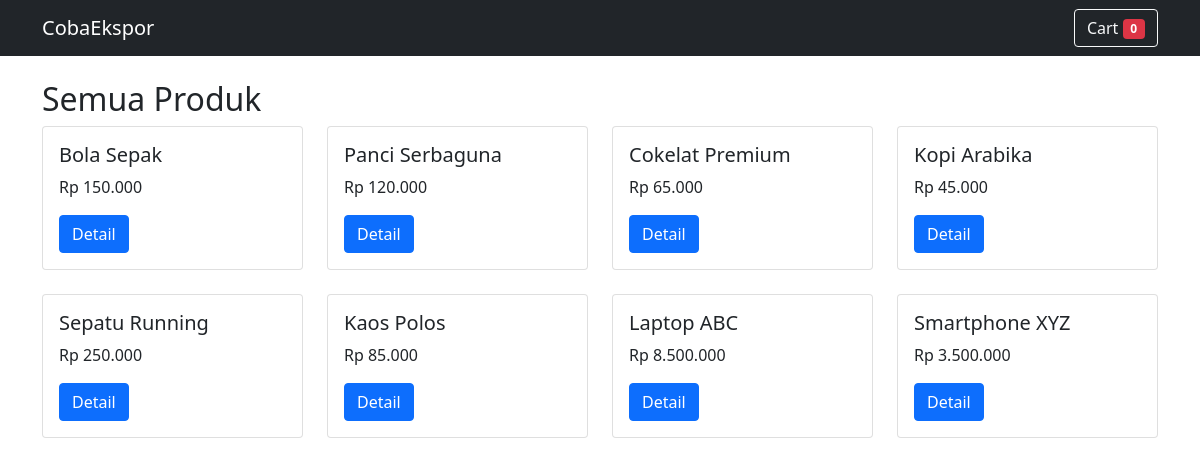
The page /products?category=1 on the database its author committed.
### tables this page shows
CREATE TABLE `products` (
  `id` int(11) NOT NULL,
  `category_id` int(11) DEFAULT NULL,
  `name` varchar(200) NOT NULL,
  `description` text DEFAULT NULL,
  `price` decimal(15,2) NOT NULL,
  `stock` int(11) DEFAULT 0,
  `image` varchar(255) DEFAULT 'default-product.jpg',
  `created_at` timestamp NOT NULL DEFAULT current_timestamp(),
  `updated_at` timestamp NOT NULL DEFAULT current_timestamp() ON UPDATE current_timestamp()
);

### app/Core/Router.php (called while the page is built, shortened)
<?php
class Router
{
    private $routes = [];
    private $params = [];
    public function add($method, $route, $handler)
    {
        $route = preg_replace('/\//', '\\/', $route);
        $route = preg_replace('/\{([a-z]+)\}/', '(?P<\1>[a-zA-Z0-9-]+)', $route);
        $route = '/^' . $route . '$/i';
        $this->routes[] = [
            'method' => strtoupper($method),
            'pattern' => $route,
            'handler' => $handler
        ];
    }
    public function dispatch($method, $uri)
    {
        $method = strtoupper($method);
        foreach ($this->routes as $route) {
            if ($route['method'] !== $method && $route['method'] !== 'ANY') {
                continue;
            }
            if (preg_match($route['pattern'], $uri, $matches)) {
                return $this->callHandler($route['handler']);
            }
        }
        exit;
    }
    private function callHandler($handler)
    {
        list($controllerName, $methodName) = explode('@', $handler);
        $controller = new $controllerClass();
        return call_user_func_array([$controller, $methodName], array_values($this->params));
    }
}

### public/index.php (called while the page is built, shortened)
<?php
require_once __DIR__ . '/../app/Core/Database.php';
require_once __DIR__ . '/../app/Core/Router.php';
require_once __DIR__ . '/../app/Core/Model.php';
require_once __DIR__ . '/../app/models/ProductModel.php';
require_once __DIR__ . '/../app/controllers/ProductController.php';
$request_uri = $_SERVER['REQUEST_URI'];
$request_uri = strtok($request_uri, '?');
$request_uri = '/' . ltrim($request_uri, '/');
$router = new App\Core\Router();
$router->add('GET', '/', 'HomeController@index');
$router->add('GET', '/register', 'AuthController@registerForm');
$router->add('POST', '/register', 'AuthController@register');
$router->add('GET', '/login', 'AuthController@loginForm');
$router->add('POST', '/login', 'AuthController@login');
$router->add('GET', '/logout', 'AuthController@logout');
$router->add('GET', '/forgot-password', 'AuthController@forgotPasswordForm');
$router->add('POST', '/forgot-password', 'AuthController@forgotPassword');
$router->add('GET', '/admin', 'AdminController@dashboard');
$router->add('GET', '/admin/products', 'AdminController@products');
$router->add('POST', '/admin/products/add', 'AdminController@addProduct');
$router->add('GET', '/admin/products/edit/{id}', 'AdminController@editProduct');
$router->add('POST', '/admin/products/edit/{id}', 'AdminController@editProduct');
$router->add('GET', '/admin/products/delete/{id}', 'AdminController@deleteProduct');
$router->add('GET', '/admin/users', 'AdminController@users');
$router->add('GET', '/admin/users/delete/{id}', 'AdminController@deleteUser');
$router->add('GET', '/admin/orders', 'AdminController@orders');
$router->add('POST', '/admin/orders/status/{id}', 'AdminController@updateOrderStatus');
$router->add('GET', '/products', 'ProductController@index');
$router->add('GET', '/product/{id}', 'ProductController@show');
$router->add('GET', '/cart', 'CartController@index');
$router->add('POST', '/cart/add', 'CartController@add');
$router->add('POST', '/cart/update', 'CartController@update');
$router->add('GET', '/cart/remove/{id}', 'CartController@remove');
$router->add('GET', '/checkout', 'CartController@checkout');
$router->add('POST', '/order/place', 'CartController@placeOrder');
$router->add('GET', '/orders', 'OrderController@history');
$router->add('GET', '/order/{id}', 'OrderController@detail');
$router->dispatch($_SERVER['REQUEST_METHOD'], $request_uri);

### app/Core/Model.php (called while the page is built, shortened)
<?php
class Model
{
    public function __construct()
    {
        $this->db = Database::getInstance();
    }
}

### app/config/database.php (called while the page is built)
<?php
return [
    'default' => 'mysql',
    'connections' => [
        'mysql' => [
            'host' => '127.0.0.1',
            'database' => getenv('DB_NAME') ?: 'cobaekspor',
            'username' => getenv('DB_USER') ?: 'root',
            'password' => getenv('DB_PASS') ?: '',
            'charset' => 'utf8mb4',
            'collation' => 'utf8mb4_unicode_ci',
            'prefix' => '',
            'socket' => '/opt/lampp/var/mysql/mysql.sock',
            'port' => 3306,
        ]
    ]
];

### app/Core/Database.php (called while the page is built, shortened)
<?php
class Database
{
    private static $instance = null;
    private function __construct()
    {
        $config = require __DIR__ . '/../config/database.php';
        $db = $config['connections'][$config['default']];
        try {
            if (isset($db['socket']) && !empty($db['socket'])) {
                $dsn = "mysql:unix_socket={$db['socket']};dbname={$db['database']};charset={$db['charset']}";
            } else {
                $dsn = "mysql:host={$db['host']};port={$db['port']};dbname={$db['database']};charset={$db['charset']}";
            }
            $this->connection = new PDO($dsn, $db['username'], $db['password']);
        } catch (PDOException $e) {
            die("Koneksi database gagal: " . $e->getMessage());
        }
    }
    public static function getInstance()
    {
        if (self::$instance === null) {
            self::$instance = new self();
        }
        return self::$instance->connection;
    }
}

### app/models/ProductModel.php (called while the page is built, shortened)
<?php
class ProductModel extends Model
{
    protected $table = 'products';
    public function getAllWithCategory()
    {
        $sql = "SELECT p.*, c.name as category_name
                FROM {$this->table} p
                LEFT JOIN categories c ON p.category_id = c.id
                ORDER BY p.id DESC";
        $stmt = $this->db->query($sql);
        return $stmt->fetchAll(\PDO::FETCH_ASSOC);
    }
}

### app/controllers/ProductController.php (the view, shortened to what this page needs)
<?php
class ProductController extends Controller
{
    private $productModel;
    private $categoryModel;
    public function __construct()
    {
        $this->productModel = new ProductModel();
        $this->categoryModel = new CategoryModel();
    }
    public function index()
    {
        $products = $this->productModel->getAllWithCategory();
        $categories = $this->categoryModel->getAll();
        $this->renderHeader();
        $this->renderProducts($products, $categories);
        $this->renderFooter();
    }
    private function renderHeader()
    {
        $cartCount = count($_SESSION['cart'] ?? []);
        echo '<!DOCTYPE html>
        <html>
        <head>
            <title>Produk - CobaEkspor</title>
            <link href="https://cdn.jsdelivr.net/npm/bootstrap@5.1.3/dist/css/bootstrap.min.css" rel="stylesheet">
        </head>
        <body>
        <nav class="navbar navbar-dark bg-dark">
            <div class="container">
                <a class="navbar-brand" href="/">CobaEkspor</a>
                <div>
                    <a href="/cart" class="btn btn-outline-light">
                        Cart <span class="badge bg-danger">' . $cartCount . '</span>
                    </a>
                </div>
            </div>
        </nav>
        <div class="container mt-4">';
    }
    private function renderProducts($products, $categories)
    {
        echo '<h2>Semua Produk</h2>';
        echo '<div class="row">';
        foreach ($products as $product) {
            echo '<div class="col-md-3 mb-4">';
            echo '<div class="card">';
            echo '<div class="card-body">';
            echo '<h5>' . $product['name'] . '</h5>';
            echo '<p>Rp ' . number_format($product['price'], 0, ',', '.') . '</p>';
            echo '<a href="/product/' . $product['id'] . '" class="btn btn-primary">Detail</a>';
            echo '</div></div></div>';
        }
        echo '</div>';
    }
    private function renderFooter()
    {
        echo '</div></body></html>';
    }
}

### rows shown on the page
products: name "Bola Sepak", price "150.000"
products: name "Panci Serbaguna", price "120.000"
products: name "Cokelat Premium", price "65.000"
products: name "Kopi Arabika", price "45.000"
products: name "Sepatu Running", price "250.000"
products: name "Kaos Polos", price "85.000"
products: name "Laptop ABC", price "8.500.000"
products: name "Smartphone XYZ", price "3.500.000"

### other values the page prints
$cartCount "0"
